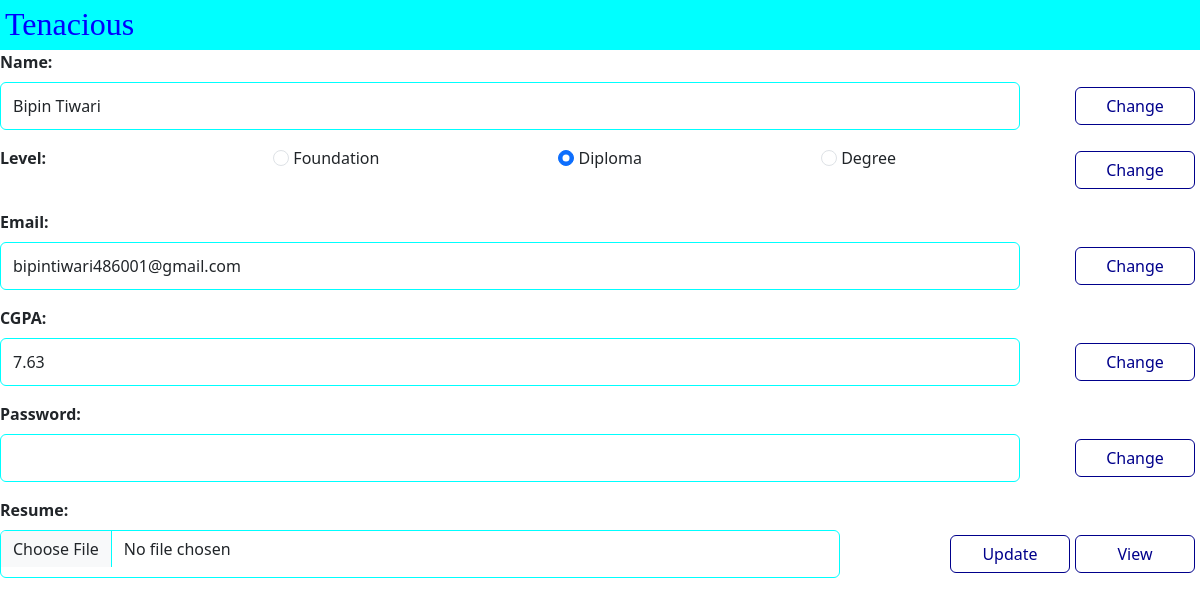
Page /student/profile/1 on the committed database.
### dbmodel.py (models this page shows, shortened)
class Student(db.Model):
    __tablename__ = 'student'
    s_id = db.Column(db.Integer, primary_key=True, autoincrement=True)
    email = db.Column(db.String(200), unique = True, nullable = False)
    name = db.Column(db.String(200), nullable = False)
    password = db.Column(db.String(20), nullable = False)
    level = db.Column(db.String(10), nullable = False)
    cgpa = db.Column(db.String(10), nullable = False)
    blacklisted = db.Column(db.Boolean, default=False)
    applications = db.relationship('Application', backref = 'applicant', lazy = True)
    resume = db.Column(db.String(200), nullable = False)

### app.py (the view, shortened to what this page needs)
@app.route("/student/profile/<int:st_id>", methods = ['GET', 'POST'])
def profile(st_id):
    student = st.query.get(st_id)
    return render_template("profilemgmt.html", student = student)

### templates/profilemgmt.html
{% extends "layout.html" %}
{% block main %}
<div>
    <form class="mb-3" method="POST">
        <label for="name" class="form-label">Name:</label>
        <div class="simple-input-div">
            <input type="text" name="name" class="form-control simple-input" value="{{student.name}}">
            <button type="submit" class="btn nav-button crud-buttons">Change</button>
        </div>
    </form>
    <form class="mb-3 evenly-spaced" method="POST">
    <label class="form-label radio-column">Level:</label>
        <div>
            <input type="radio" class="form-check-input" id="foundation" name="level" value="foundation" {% if student.level == 'foundation' %} checked {% endif %}>
            <label for="foundation">Foundation</label>
        </div>
        <div>
            <input type="radio" class="form-check-input" id="diploma" name="level" value="diploma" {% if student.level == 'diploma' %} checked {% endif %}>
            <label for="diploma">Diploma</label>
        </div>
        <div>
            <input type="radio" class="form-check-input" id="degree" name="level" value="degree" {% if student.level == 'degree' %} checked {% endif %}>
            <label for="degree">Degree</label>
        </div>
        <button type="submit" class="btn nav-button crud-buttons">Change</button>
    </form>
    <form class="mb-3" method="POST">
        <label for="email" class="form-label">Email:</label>
        <div class="simple-input-div">
            <input type="email" id="email" name="email" class="form-control simple-input" value="{{student.email}}">
            <button type="submit" class="btn nav-button crud-buttons">Change</button>
        </div>
    </form>
    <form class="mb-3" method="POST">
        <label for="cgpa" class="form-label">CGPA:</label>
        <div class="simple-input-div">
            <input type="number" step="any" id="cgpa" name="cgpa" class="form-control simple-input" value="{{student.cgpa}}">
            <button type="submit" class="btn nav-button crud-buttons">Change</button>
        </div>
    </form>
    <form class="mb-3" method="POST">
        <label for="password" class="form-label">Password:</label>
        <div class="simple-input-div">
            <input type="password" id="password" name="password" class="form-control simple-input" >
            <button type="submit" class="btn nav-button crud-buttons">Change</button>
        </div>
    </form>
    <form class="mb-3" method="POST" enctype="multipart/form-data">
        <label for="resume" class="form-label">Resume:</label>
        <div class="simple-input-div">
            <input id="resume-edit" type="file" name="resume" class="form-control simple-input" id="resume">
            <div class="evenly-spaced">
                <button type="submit" class="btn nav-button crud-buttons">Update</button>
                <a class="btn nav-button crud-buttons" href="{{url_for('static', filename = 'uploads/' + student.resume)}}"> View</a>
            </div>
        </div>
    </form>
</div>
{% endblock main %}

### static/main.css (style rules this page uses)
* { margin: 0px; }
.nav-button { border-color: darkblue; color: darkblue; }
.form-label { font-weight: 600; }
.radio-column { margin-right: 4%; }
.crud-buttons { width: 120px; margin-top: 5px; margin-bottom: 5px; margin-right: 5px; }
.simple-input-div { display: flex; justify-content: space-between; }
.simple-input { width:85%; border-color: aqua; }
.evenly-spaced { display: flex; justify-content: space-between; }
#resume-edit { width: 70%; }

### rows in the picture
Student: name "Bipin Tiwari", level "☐ Foundation", level "☑ Diploma", level "☐ Degree", email "bipintiwari486001@gmail.com", cgpa "7.63"
